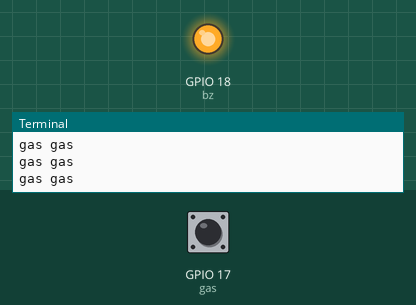
Recording of a program running on a simulated Raspberry Pi (BCM pin numbers). Shown: output pins drawn as LEDs (lit = HIGH), the last lines printed to the terminal. The test bench sets the inputs (shaded band); at power-on: GPIO 17 (gas) LOW.

Above: at 1.2 s.
1.3 s: GPIO 17 (gas) pulled HIGH for 0.25 s
At 1.5 s:
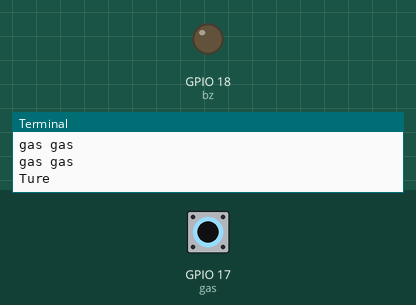
3.1 s: GPIO 17 (gas) pulled HIGH for 3.2 s
At 7.5 s:
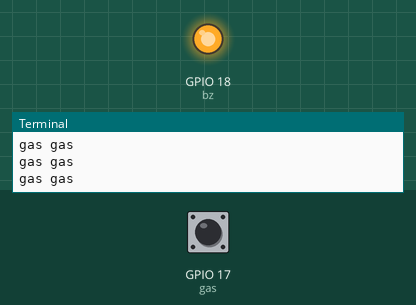
Timing chart, 0 to 9.0 s (numbered marks = the images above; inputs shaded):
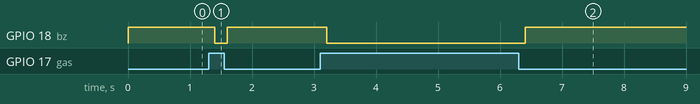

Measured:
- after the input at 1.3 s, GPIO 18 (bz): HIGH → LOW after 0.10 s, → HIGH 0.20 s later
- after the input at 3.1 s, GPIO 18 (bz): HIGH → LOW after 0.10 s, → HIGH 3.2 s later

The program:

gas_gas.py
```python
from gpiozero import DigitalInputDevice    # DigitalInputDevice : 센서로부터 0 또는 1의 디지털 신호를 읽어오기 위해 사용
from gpiozero import OutputDevice          # OutputDevice : 부저나 LED 같은 출력 장치에 전기를 보내거나 끊기 위해 사용
import time

bz = OutputDevice(18)                      # GPIO 18번 핀에 연결된 부저를 'bz'라는 객체로 설정
gas = DigitalInputDevice(17)               # GPIO 17번 핀에 연결된 가스 센서를 'gas'라는 객체로 설정

try:
    while True:                            # 무한 반복하며 가스 상태 감시
        if gas.value == 0:                 # 가스 센서의 값을 확인 ( 가스 감지 시 0, 평상시 1인 경우 )
            print("gas gas")               # 만약 센서 값이 0이라면 (가스가 감지되었다면)
            bz.on()                        # 터미널에 경고 문구 출력 및 GPIO 18번 핀에 전압을 인가하여 부저가 울림
        else:                    # 가스가 감지되지 않는다면 (평상시)
            print("Ture")        # 터미널에 정상 상태 출력
            bz.off()             # GPIO 18번 핀의 전압을 차단하여 부저를 끔

        time.sleep(0.2)          # CPU 과부하를 방지하고 센서의 측정 간격을 위해 0.2초 대기

except KeyboardInterrupt:        # 사용자가 Ctrl+C를 눌러 프로그램을 멈췄을 때 실행
    pass

bz.off()         # 프로그램이 종료될 때 부저가 켜져 있다면 안전하게 끄기
```
